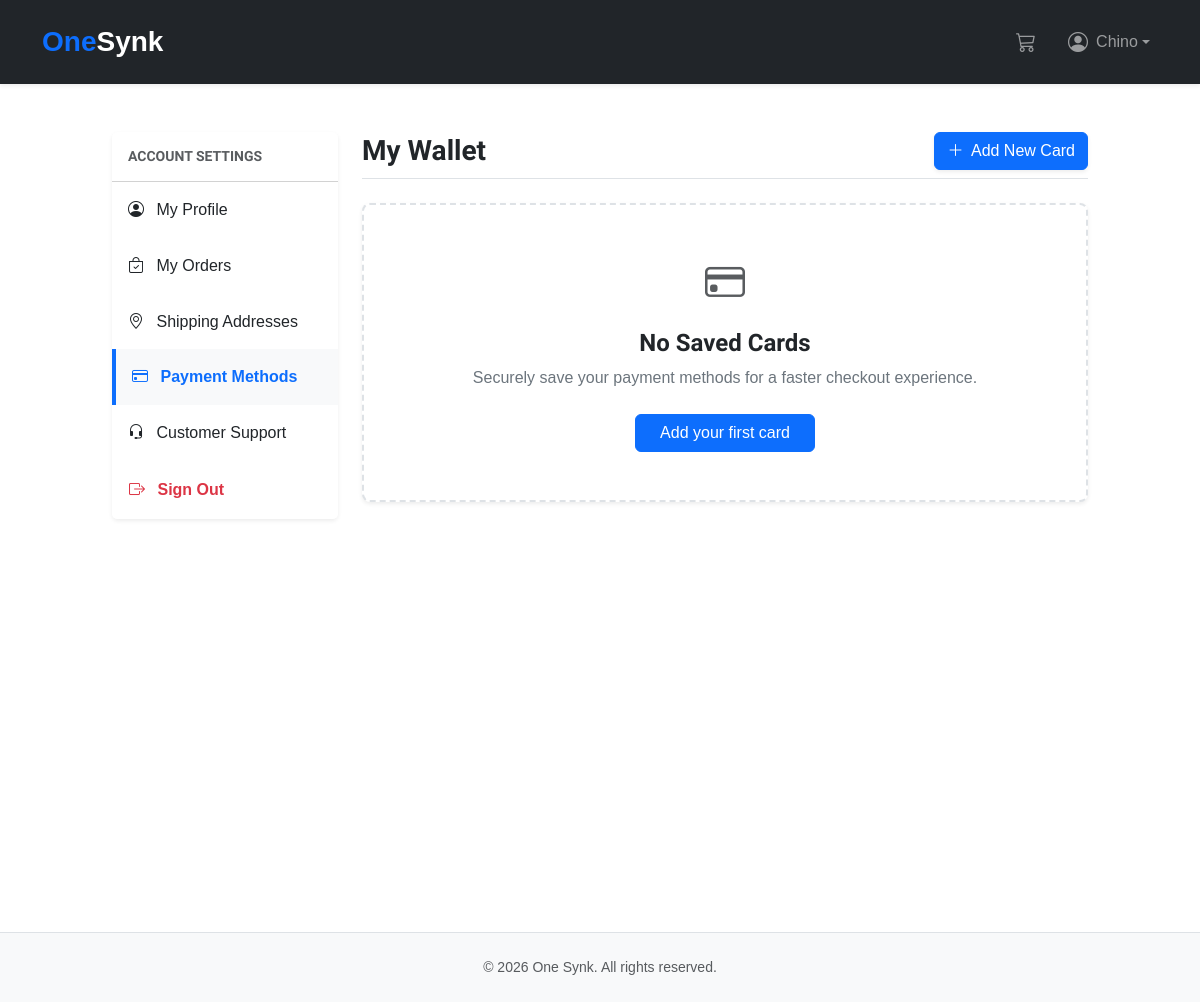
The page /payment/methods/ (signed in) on the database as committed earlier.
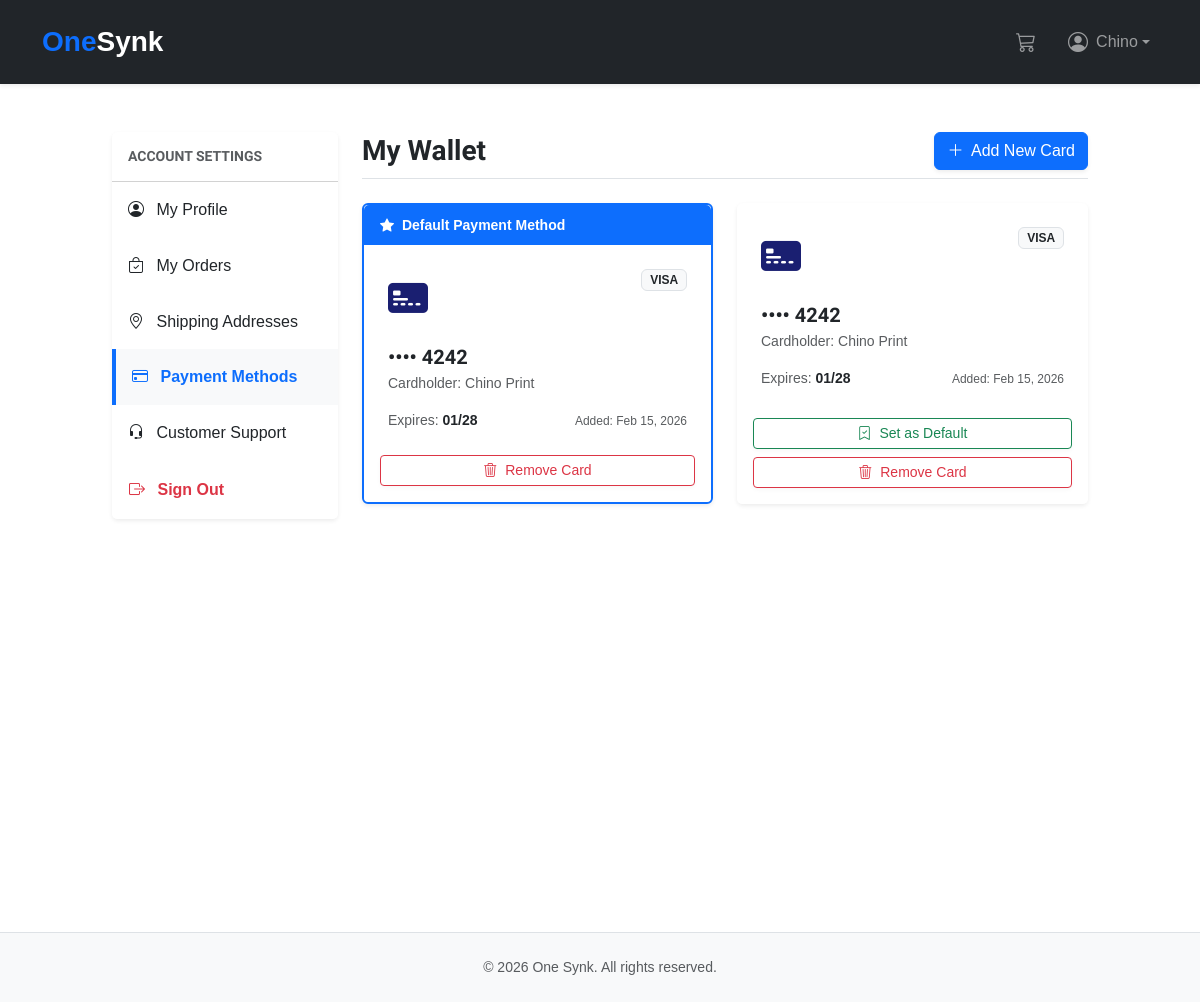
The same page on the database as committed later.
### accounts/models.py (models this page shows, shortened)
class CustomUser(AbstractUser):
    phone_regex = RegexValidator(
        regex=r"^\d{10}$",
        message=_("Phone number must be exactly 10 digits (e.g., 5522445104)."),
    )
    USER_TYPE_CHOICES = (
        ("regular_user", "Regular User"),
        ("wholesaler", "Wholesaler"),
    )
    class UserTypes(models.TextChoices):
        REGULAR = "regular_user", _("Regular User")
        WHOLESALER = "wholesaler", _("Wholesaler")
    phone = models.CharField(
        _("phone number"),
        max_length=10,
        validators=[phone_regex],
        blank=True,
        null=True,
        help_text=_("Format: 5522445104"),
    )
    user_type = models.CharField(
        max_length=20,
        choices=USER_TYPE_CHOICES,
        default="regular_user",
        help_text=_(
            "Designates whether the user is a regular customer or a wholesaler."
        ),
    )
    stripe_customer_id = models.CharField(
        _("Stripe Customer ID"),
        max_length=255,
        blank=True,
        null=True,
        unique=True,
        help_text=_("Unique identifier for the customer in Stripe."),
    )
    payment_method = models.CharField(
        _("default payment method"),
        max_length=255,
        blank=True,
        null=True,
        help_text=_("ID of the default payment method in Stripe."),
    )
    created_at = models.DateTimeField(_("created at"), auto_now_add=True)
    updated_at = models.DateTimeField(_("updated at"), auto_now=True)
    class Meta:
        verbose_name = _("User")
        verbose_name_plural = _("Users")
        ordering = ["-created_at"]

### payment/models.py (models this page shows, shortened)
class PaymentMethod(models.Model):
    class CardType(models.TextChoices):
        VISA = "visa", "Visa"
        MASTERCARD = "mastercard", "Mastercard"
        AMEX = "amex", "American Express"
        DISCOVER = "discover", "Discover"
        DINERS = "diners", "Diners Club"
        JCB = "jcb", "JCB"
        OTHER = "other", _("Other")
    user = models.ForeignKey(
        CustomUser,
        on_delete=models.CASCADE,
        related_name="payment_methods",
        verbose_name=_("user"),
    )
    stripe_payment_method_id = models.CharField(
        max_length=255,
        unique=True,
        help_text=_("Stripe ID for the payment method (pi_... or pm_...)."),
    )
    card_type = models.CharField(
        max_length=20,
        choices=CardType.choices,
        default=CardType.VISA,
        verbose_name=_("card type"),
    )
    last_four_digits = models.CharField(max_length=4, verbose_name=_("last 4 digits"))
    card_holder_name = models.CharField(
        max_length=255, verbose_name=_("cardholder name")
    )
    exp_month = models.PositiveSmallIntegerField(verbose_name=_("expiration month"))
    exp_year = models.PositiveIntegerField(verbose_name=_("expiration year"))
    is_default = models.BooleanField(default=False, verbose_name=_("default method"))
    is_active = models.BooleanField(
        default=True,
        verbose_name=_("active"),
        help_text=_("Uncheck to manually disable this payment method."),
    )
    created_at = models.DateTimeField(auto_now_add=True)
    updated_at = models.DateTimeField(auto_now=True)
    class Meta:
        verbose_name = _("Payment Method")
        verbose_name_plural = _("Payment Methods")
        ordering = ["-is_default", "-created_at"]
        indexes = [
            models.Index(fields=["user", "-is_default"]),
            models.Index(fields=["user", "-is_active"]),
        ]
    def get_masked_card(self):
        return f"•••• {self.last_four_digits}"
    def is_expired(self):
        today = timezone.now().date()
        if self.exp_year < today.year:
            return True
        if self.exp_year == today.year and self.exp_month < today.month:
            return True
        return False
    def get_expiration_display(self):
        return f"{self.exp_month:02d}/{str(self.exp_year)[-2:]}"

### payment/views.py (the view)
# urls.py: path("methods/", views.payment_method_list, name="payment_method_list"),
@login_required
def payment_method_list(request):
    payment_methods = request.user.payment_methods.filter(is_active=True)
    return render(
        request,
        "payment/payment_methods/list.html",
        {"payment_methods": payment_methods, "page_title": _("My Payment Methods")},
    )

### cart/cart.py (called while the page is built)
    def __len__(self):
        return sum(item["quantity"] for item in self.cart.values())

### cart/context_processors.py (called while the page is built)
def cart(request):
    return {"cart": Cart(request)}

### payment/templates/payment/payment_methods/list.html (shortened to what this page needs)
{% extends 'shop/base.html' %}
{% load static %}
{% load i18n %}
{% block content %}
<div class="container my-5">
    <div class="row">
        <div class="col-md-3 mb-4 mb-md-0">
            {% include "includes/sidebar.html" %}
        </div>
        <div class="col-md-9">
            <div class="d-flex justify-content-between align-items-center mb-4 pb-2 border-bottom">
                <h2 class="h3 fw-bold mb-0 text-dark">{% trans "My Wallet" %}</h2>
                <a href="{% url 'payment:payment_method_add' %}" class="btn btn-primary shadow-sm">
                    <i class="bi bi-plus-lg me-1"></i> {% trans "Add New Card" %}
                </a>
            </div>
            {% if payment_methods %}
                <div class="row g-4">
                    {% for pm in payment_methods %}
                        <div class="col-md-6">
                            <div class="card h-100 border-0 shadow-sm {% if pm.is_default %}ring-default{% endif %}">
                                {% if pm.is_default %}
                                    <div class="card-header bg-primary text-white py-2 border-0">
                                        <small class="fw-bold"><i class="bi bi-star-fill me-1"></i> {% trans "Default Payment Method" %}</small>
                                    </div>
                                {% endif %}
                                <div class="card-body p-4">
                                    <div class="d-flex justify-content-between align-items-start mb-3">
                                        <div class="card-provider-icon">
                                            {% if pm.card_type == 'visa' %}
                                                <i class="bi bi-credit-card-2-front-fill fs-1" style="color: #1a1f71;"></i>
                                            {% elif pm.card_type == 'mastercard' %}
                                                <i class="bi bi-credit-card-2-front-fill fs-1" style="color: #eb001b;"></i>
                                            {% elif pm.card_type == 'amex' %}
                                                <i class="bi bi-credit-card-2-front-fill fs-1" style="color: #006fcf;"></i>
                                            {% else %}
                                                <i class="bi bi-credit-card-2-front-fill fs-1 text-muted"></i>
                                            {% endif %}
                                        </div>
                                        <span class="badge bg-light text-dark border text-uppercase">
                                            {{ pm.get_card_type_display }}
                                        </span>
                                    </div>
                                    <h5 class="fw-bold mb-1">{{ pm.get_masked_card }}</h5>
                                    <p class="text-muted small mb-3">{% trans "Cardholder" %}: {{ pm.card_holder_name }}</p>
                                    <div class="d-flex justify-content-between align-items-center mt-auto">
                                        <div class="small">
                                            <span class="text-muted">{% trans "Expires" %}:</span>
                                            <span class="fw-semibold {% if pm.is_expired %}text-danger{% endif %}">
                                                {{ pm.get_expiration_display }}
                                            </span>
                                        </div>
                                        <div class="text-muted x-small">
                                            {% trans "Added" %}: {{ pm.created_at|date:"M d, Y" }}
                                        </div>
                                    </div>
                                </div>
                                <div class="card-footer bg-white border-top-0 pb-3 pt-0">
                                    <div class="row g-2">
                                        {% if not pm.is_default and not pm.is_expired %}
                                            <div class="col-12">
                                                <form action="{% url 'payment:payment_method_set_default' pm.id %}" method="post">
                                                    <button type="submit" class="btn btn-outline-success btn-sm w-100 shadow-xs">
                                                        <i class="bi bi-bookmark-check me-1"></i> {% trans "Set as Default" %}
                                                    </button>
                                                </form>
                                            </div>
                                        {% endif %}
                                        <div class="col-12">
                                            <a href="{% url 'payment:payment_method_delete' pm.id %}" class="btn btn-outline-danger btn-sm w-100 shadow-xs">
                                                <i class="bi bi-trash3 me-1"></i> {% trans "Remove Card" %}
                                            </a>
                                        </div>
                                    </div>
                                </div>
                            </div>
                        </div>
                    {% endfor %}
                </div>
            {% else %}
                <div class="text-center py-5 bg-white rounded-3 shadow-sm border border-dashed">
                    <div class="mb-3 text-muted">
                        <i class="bi bi-credit-card fs-1"></i>
                    </div>
                    <h4 class="fw-bold">{% trans "No Saved Cards" %}</h4>
                    <p class="text-secondary">{% trans "Securely save your payment methods for a faster checkout experience." %}</p>
                    <a href="{% url 'payment:payment_method_add' %}" class="btn btn-primary px-4 mt-2">
                        {% trans "Add your first card" %}
                    </a>
                </div>
            {% endif %}
        </div>
    </div>
</div>
{% endblock %}

### shop/templates/shop/base.html (shortened to what this page needs)
{% load static %}
{% load i18n %}
<!DOCTYPE html>
<html lang="en">
<head>
    <link href="https://cdn.jsdelivr.net/npm/bootstrap@5.3.0/dist/css/bootstrap.min.css" rel="stylesheet">
    <link rel="stylesheet" href="https://cdn.jsdelivr.net/npm/bootstrap-icons@1.11.0/font/bootstrap-icons.css">
    <link href="{% static 'css/base.css' %}" rel="stylesheet">
</head>
<body>
    <nav class="navbar navbar-expand-lg navbar-dark bg-dark shadow-sm py-3">
        <div class="container">
            <a href="{% url 'shop:product_list' %}" class="navbar-brand fw-bold fs-3">
                <span class="text-primary">One</span>Synk
            </a>
            <div class="collapse navbar-collapse" id="mainNav">
                <ul class="navbar-nav ms-auto align-items-center">
                    <li class="nav-item me-lg-3">
                        <a class="nav-link position-relative" href="{% url 'cart:cart_detail' %}">
                            <i class="bi bi-cart3 fs-5"></i>
                        </a>
                    </li>
                    {% if user.is_authenticated %}
                        <li class="nav-item dropdown">
                            <a class="nav-link dropdown-toggle d-flex align-items-center" href="#" id="userDropdown" role="button" data-bs-toggle="dropdown">
                                <i class="bi bi-person-circle fs-5 me-2"></i>
                                <span>{{ user.first_name|default:user.username }}</span>
                            </a>
                        </li>
                    {% endif %}
                </ul>
            </div>
        </div>
    </nav>
    <main id="content" class="min-vh-100">
        {% block content %}{% endblock %}
    </main>
    <footer class="bg-light py-4 border-top mt-5">
        <div class="container text-center">
            <p class="text-muted small mb-0">&copy; 2026 One Synk. {% trans "All rights reserved." %}</p>
        </div>
    </footer>
</body>
</html>

### shop/templates/includes/sidebar.html (shortened to what this page needs)
{% load i18n %}
{% with request.resolver_match.view_name as current_view %}
<div class="card border-0 shadow-sm">
    <div class="card-header bg-white py-3">
        <h6 class="mb-0 fw-bold text-uppercase small text-muted">{% trans "Account Settings" %}</h6>
    </div>
    <div class="list-group list-group-flush">
        <a href="{% url 'accounts:profile' %}"
           class="list-group-item list-group-item-action border-0 py-3 {% if 'accounts:profile' in current_view %}active{% endif %}">
            <i class="bi bi-person-circle me-2"></i> {% trans "My Profile" %}
        </a>
        <a href="{% url 'orders:order_history' %}"
           class="list-group-item list-group-item-action border-0 py-3 {% if 'orders:order_history' in current_view %}active{% endif %}">
            <i class="bi bi-bag-check me-2"></i> {% trans "My Orders" %}
        </a>
        <a href="{% url 'orders:address_list' %}"
           class="list-group-item list-group-item-action border-0 py-3 {% if 'orders:address' in current_view %}active{% endif %}">
            <i class="bi bi-geo-alt me-2"></i> {% trans "Shipping Addresses" %}
        </a>
        <a href="{% url 'payment:payment_method_list' %}"
           class="list-group-item list-group-item-action border-0 py-3 {% if 'payment:payment_method' in current_view %}active{% endif %}">
            <i class="bi bi-credit-card me-2"></i> {% trans "Payment Methods" %}
        </a>
        <a href="{% url 'support:ticket_list' %}"
           class="list-group-item list-group-item-action border-0 py-3 {% if 'support:' in current_view %}active{% endif %}">
            <i class="bi bi-headset me-2"></i> {% trans "Customer Support" %}
        </a>
    </div>
    <div class="card-footer bg-white border-0 py-3">
        <form action="{% url 'accounts:logout' %}" method="post">
            <button type="submit" class="btn btn-link p-0 text-danger text-decoration-none small fw-bold">
                <i class="bi bi-box-arrow-right me-2"></i> {% trans "Sign Out" %}
            </button>
        </form>
    </div>
</div>
{% endwith %}

### shop/static/css/base.css (style rules this page uses)
body { margin:0; padding:0; font-family:helvetica, sans-serif; }
h1, h2, h3, h4, h5 , h6 { font-family: 'Ubuntu', sans-serif; font-weight:normal; }
a { text-decoration:none; color:#5993bb; }
#content { padding:0 100px; overflow:hidden; }

### shop/templates/includes/sidebar.html (style rules this page uses)
.list-group-item.active { background-color: #f8f9fa; color: #0d6efd; font-weight: 600; border-left: 4px solid #0d6efd !important; }

### payment/templates/payment/payment_methods/list.html (style rules this page uses)
.ring-default { border: 2px solid #0d6efd !important; }
.x-small { font-size: 0.75rem; }
.shadow-xs { box-shadow: 0 0.125rem 0.25rem rgba(0, 0, 0, 0.03); }

Rows that differ between the two databases and show on the page:
added PaymentMethod: card_type "VISA", get_masked_card "•••• 4242", card_holder_name "Chino Print", expiration "01/28", created_at "Feb 15, 2026", is_default True (drawn)
added PaymentMethod: card_type "VISA", get_masked_card "•••• 4242", card_holder_name "Chino Print", expiration "01/28", created_at "Feb 15, 2026", is_default False (drawn)
Other text that changed with them:
text no longer shown: "No Saved Cards Securely save your payment methods for a faster checkout experience. Add your first card"
